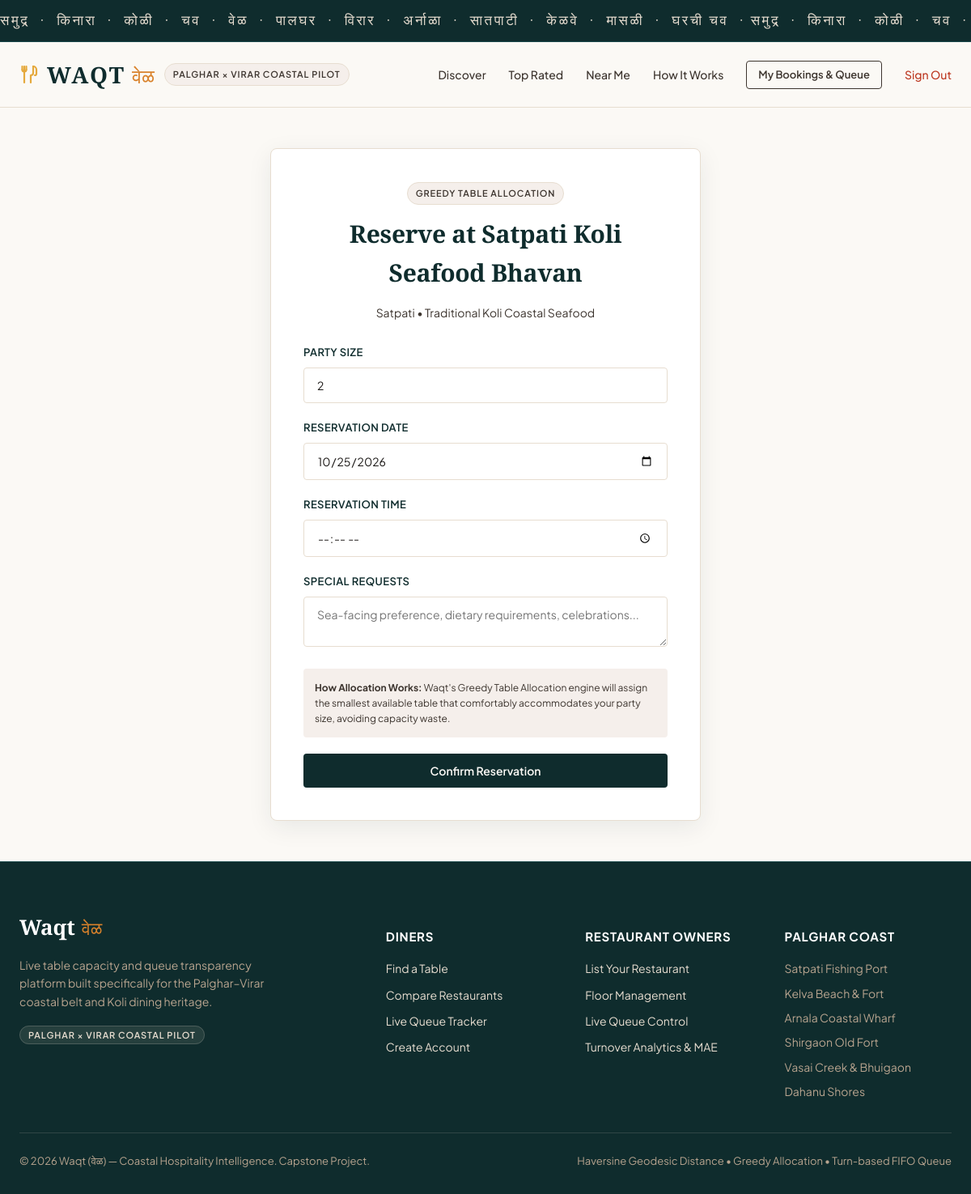
The app's page /reservations/book/satpati-koli-seafood-bhavan/ (signed in) with its own data.
### restaurants/models.py (models this page shows, shortened)
class Restaurant(models.Model):
    PRICE_CHOICES = (
        ('₹', 'Budget (Under ₹300 per person)'),
        ('₹₹', 'Moderate (₹300 - ₹700 per person)'),
        ('₹₹₹', 'Premium (₹700 - ₹1500 per person)'),
        ('₹₹₹₹', 'Luxury Coastal Feast (₹1500+ per person)'),
    )
    WAQT_STATUS_CHOICES = (
        ('LIVE', 'Live on Waqt (Floor & Queue Connected)'),
        ('LISTED', 'Listed in Directory (Not Connected)'),
        ('DEMO', 'Waqt Pilot Demo Data'),
    )
    CLAIM_STATUS_CHOICES = (
        ('UNCLAIMED', 'Unclaimed Public Listing'),
        ('PENDING', 'Claim Pending Verification'),
        ('VERIFIED', 'Verified Owner Registered'),
        ('REJECTED', 'Claim Rejected'),
    )
    owner = models.ForeignKey(settings.AUTH_USER_MODEL, on_delete=models.SET_NULL, null=True, blank=True, related_name='restaurants')
    name = models.CharField(max_length=255)
    slug = models.SlugField(max_length=255, unique=True, blank=True)
    description = models.TextField(blank=True, default='')
    cuisine_type = models.CharField(max_length=120, default='Koli Coastal Seafood')
    address = models.CharField(max_length=500)
    locality = models.CharField(max_length=120, help_text="e.g. Virar, Nalasopara, Vasai, Palghar, Boisar, Tarapur, Kelva, Dahanu")
    city = models.CharField(max_length=100, default='Palghar')
    district = models.CharField(max_length=100, default='Palghar')
    latitude = models.DecimalField(max_digits=9, decimal_places=6, default=19.693600)
    longitude = models.DecimalField(max_digits=9, decimal_places=6, default=72.765500)
    price_range = models.CharField(max_length=10, choices=PRICE_CHOICES, default='₹₹')
    phone = models.CharField(max_length=50, blank=True, default='')
    website = models.URLField(max_length=500, blank=True, null=True)
    opening_time = models.TimeField(default='11:00:00')
    closing_time = models.TimeField(default='23:00:00')
    average_rating = models.FloatField(default=4.2, validators=[MinValueValidator(1.0), MaxValueValidator(5.0)])
    external_rating = models.FloatField(null=True, blank=True)
    external_rating_source = models.CharField(max_length=80, blank=True, default='Public Reviews')
    waqt_rating = models.FloatField(null=True, blank=True)
    is_active = models.BooleanField(default=True)
    is_verified = models.BooleanField(default=True, help_text="True if business existence is verified from public sources")
    is_demo = models.BooleanField(default=False, help_text="True only for designated test/demo restaurants")
    waqt_status = models.CharField(max_length=20, choices=WAQT_STATUS_CHOICES, default='LISTED')
    claim_status = models.CharField(max_length=25, choices=CLAIM_STATUS_CHOICES, default='UNCLAIMED')
    source_url = models.URLField(max_length=600, blank=True, null=True)
    source_name = models.CharField(max_length=100, blank=True, default='Public Coastal Directory')
    last_verified_at = models.DateTimeField(null=True, blank=True)
    hero_image = models.CharField(max_length=500, blank=True, default='/static/images/hero-coastal.jpg')
    created_at = models.DateTimeField(auto_now_add=True)
    updated_at = models.DateTimeField(auto_now=True)
    class Meta:
        ordering = ['name']
        indexes = [
            models.Index(fields=['locality']),
            models.Index(fields=['waqt_status']),
            models.Index(fields=['cuisine_type']),
        ]
    def is_connected_to_waqt(self):
        return self.waqt_status in ['LIVE', 'DEMO']

### reservations/views.py (the view)
# urls.py: path('book/<slug:slug>/', views.book_table_view, name='book'),
@login_required
def book_table_view(request, slug):
    restaurant = get_object_or_404(Restaurant, slug=slug, is_active=True)
    if not restaurant.is_connected_to_waqt():
        messages.error(
            request,
            f"'{restaurant.name}' is a public directory listing and is not currently connected to the Waqt live network. Table reservations are unavailable."
        )
        return redirect('restaurants:detail', slug=slug)
    if request.method == 'POST':
        form = ReservationBookingForm(request.POST)
        if form.is_valid():
            party_size = form.cleaned_data['party_size']
            res_date = form.cleaned_data['reservation_date']
            res_time = form.cleaned_data['reservation_time']
            special_req = form.cleaned_data.get('special_requests', '')
            with transaction.atomic():
                table = greedy_allocate_table(restaurant, party_size)
                if table:
                    table.status = 'RESERVED'
                    table.save(update_fields=['status'])
                    reservation = Reservation.objects.create(
                        customer=request.user,
                        restaurant=restaurant,
                        table=table,
                        party_size=party_size,
                        reservation_date=res_date,
                        reservation_time=res_time,
                        status='CONFIRMED',
                        special_requests=special_req
                    )
                    messages.success(
                        request,
                        f"Your table is confirmed! Assigned Table #{table.table_number} (Capacity: {table.capacity}) using Greedy Allocation."
                    )
                    return redirect('reservations:detail', pk=reservation.pk)
                else:
                    messages.warning(
                        request,
                        f"All tables matching party size {party_size} are currently booked or occupied. You can join the Live Queue below!"
                    )
                    return render(request, 'customer/reservation_form.html', {
                        'restaurant': restaurant,
                        'form': form,
                        'no_tables_available': True,
                        'party_size': party_size,
                    })
    else:
        initial_party = request.GET.get('party', 2)
        form = ReservationBookingForm(initial={'party_size': initial_party})
    return render(request, 'customer/reservation_form.html', {
        'restaurant': restaurant,
        'form': form,
        'no_tables_available': False,
    })

### reservations/forms.py (shortened to what this page needs)
class ReservationBookingForm(forms.ModelForm):
    party_size = forms.IntegerField(
        min_value=1, max_value=20, initial=2,
        widget=forms.NumberInput(attrs={'class': 'form-input', 'min': 1, 'max': 20})
    )
    reservation_date = forms.DateField(
        widget=forms.DateInput(attrs={'class': 'form-input', 'type': 'date'}),
        initial=date.today
    )
    reservation_time = forms.TimeField(
        widget=forms.TimeInput(attrs={'class': 'form-input', 'type': 'time'})
    )
    special_requests = forms.CharField(
        required=False,
        widget=forms.Textarea(attrs={'class': 'form-textarea', 'rows': 2, 'placeholder': 'Sea-facing preference, dietary requirements, celebrations...'})
    )
    class Meta:
        model = Reservation
        fields = ['party_size', 'reservation_date', 'reservation_time', 'special_requests']

### core/context_processors.py (called while the page is built)
def waqt_context(request):
    return {
        'APP_NAME': 'Waqt',
        'APP_MARATHI': 'वेळ',
        'APP_TAGLINE': 'Know the table situation before you reach the restaurant.',
        'PILOT_REGION': 'Palghar × Virar Coastal Pilot',
        'user': request.user,
        'is_customer': request.user.is_authenticated and getattr(request.user, 'role', '') == 'CUSTOMER',
        'is_owner': request.user.is_authenticated and getattr(request.user, 'role', '') == 'OWNER',
    }

### templates/customer/reservation_form.html (shortened to what this page needs)
{% extends 'base.html' %}
{% load static %}
{% block content %}
<div class="waqt-container" style="max-width: 580px; margin: 50px auto;">
  <div
    style="background: #fff; border: var(--border-subtle); border-radius: var(--radius-md); padding: 40px; box-shadow: var(--shadow-medium);">
    <div style="text-align: center; margin-bottom: 28px;">
      <span class="pilot-tag" style="margin-bottom: 8px; display: inline-block;">Greedy Table Allocation</span>
      <h2 style="font-size: 30px; margin: 4px 0;">Reserve at {{ restaurant.name }}</h2>
      <p style="font-size: 14px; color: var(--driftwood);">{{ restaurant.locality }} &bull; {{ restaurant.cuisine_type }}</p>
    </div>
    <form method="post">
      {% for field in form %}
      <div class="form-group">
        <label class="form-label">{{ field.label }}</label>
        {{ field }}
      </div>
      {% endfor %}
      <div
        style="background: var(--cream); padding: 14px; border-radius: var(--radius-sm); font-size: 12px; color: var(--driftwood); margin-bottom: 20px;">
        <strong>How Allocation Works:</strong> Waqt's Greedy Table Allocation engine will assign the smallest available
        table that comfortably accommodates your party size, avoiding capacity waste.
      </div>
      <button type="submit" class="btn btn-primary" style="width: 100%;">Confirm Reservation</button>
    </form>
  </div>
</div>
{% endblock %}

### static/css/theme.css (style rules this page uses)
:root { --shell: #FBF9F5; --cream: #F5EFEB; --sand: #E7DDD0; --wet-sand: #B8A48F; --driftwood: #3D352F; --deep-tide: #0F2C2D; --tide-green: #1A484A; --turmeric: #D9822B; --kokum: #6B1D38; --chilli: #BD3A23; --coral: #E26D5C; --ink: #1A1715; --scale-silver: #D5DFDE; --template-gold: #E5A93C; --template-gold-hover: #D4962B; --template-gold-light: #FFF8E7; --template-dark: #0D1315; --template-dark-card: #151D20; --status-available: #1D6F42; --status-available-bg: #E8F5E9; --status-occupied: #A73218; --status-occupied-bg: #FBEBE8; --status-reserved: #C8721C; --status-reserved-bg: #FEF3E8; --status-cleaning: #5A3E7D; --status-cleaning-bg: #F3EDFA; --font-serif: 'Cormorant Garamond', Georgia, serif; --font-sans: 'Plus Jakarta Sans', -apple-system, BlinkMacSystemFont, sans-serif; --font-marathi: 'Rozha One', 'Yatra One', 'AMS Shikha', serif; --shadow-subtle: 0 4px 20px rgba(15, 44, 45, 0.05); --shadow-medium: 0 8px 30px rgba(15, 44, 45, 0.08); --shadow-deep: 0 16px 40px rgba(15, 44, 45, 0.12); --radius-sm: 4px; --radius-md: 8px; --radius-lg: 12px; --radius-full: 9999px; --border-subtle: 1px solid var(--sand); }
body { margin: 0; padding: 0; background-color: var(--shell); color: var(--ink); font-family: var(--font-sans); -webkit-font-smoothing: antialiased; line-height: 1.6; }
h1, h2, h3, .heading-serif { font-family: var(--font-serif); font-weight: 600; color: var(--deep-tide); margin-top: 0; letter-spacing: -0.01em; }

### static/css/styles.css (style rules this page uses)
html { scroll-behavior: smooth; }
* { box-sizing: border-box; }
.waqt-container { max-width: 1240px; margin: 0 auto; padding: 0 24px; }
.pilot-tag { font-size: 11px; font-weight: 600; letter-spacing: 0.08em; text-transform: uppercase; background: var(--cream); border: 1px solid var(--sand); padding: 4px 10px; border-radius: var(--radius-full); color: var(--driftwood); }
.btn { display: inline-flex; align-items: center; justify-content: center; gap: 8px; font-family: var(--font-sans); font-size: 14px; font-weight: 600; padding: 12px 22px; border-radius: var(--radius-sm); cursor: pointer; transition: all 0.2s ease; border: none; text-decoration: none; }
.btn-primary { background-color: var(--deep-tide); color: var(--shell); }
.form-group { margin-bottom: 20px; }
.form-label { display: block; font-size: 13px; font-weight: 600; color: var(--deep-tide); margin-bottom: 8px; text-transform: uppercase; letter-spacing: 0.03em; }
.form-input, .form-select, .form-textarea { width: 100%; padding: 12px 16px; border: var(--border-subtle); border-radius: var(--radius-sm); background: #fff; font-family: var(--font-sans); font-size: 14px; color: var(--ink); transition: border-color 0.2s ease; }

### records on screen
Restaurant: name "Satpati Koli Seafood Bhavan", locality "Satpati", cuisine_type "Traditional Koli Coastal Seafood"

### other values on screen
{{ PILOT_REGION }} "PALGHAR × VIRAR COASTAL PILOT"
{{ field.label }} "PARTY SIZE" "RESERVATION DATE" "RESERVATION TIME" "SPECIAL REQUESTS"
